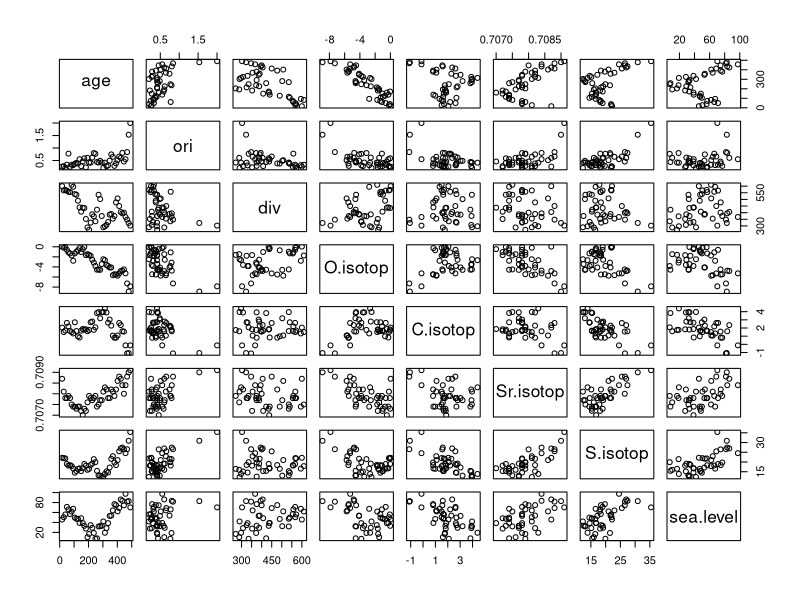
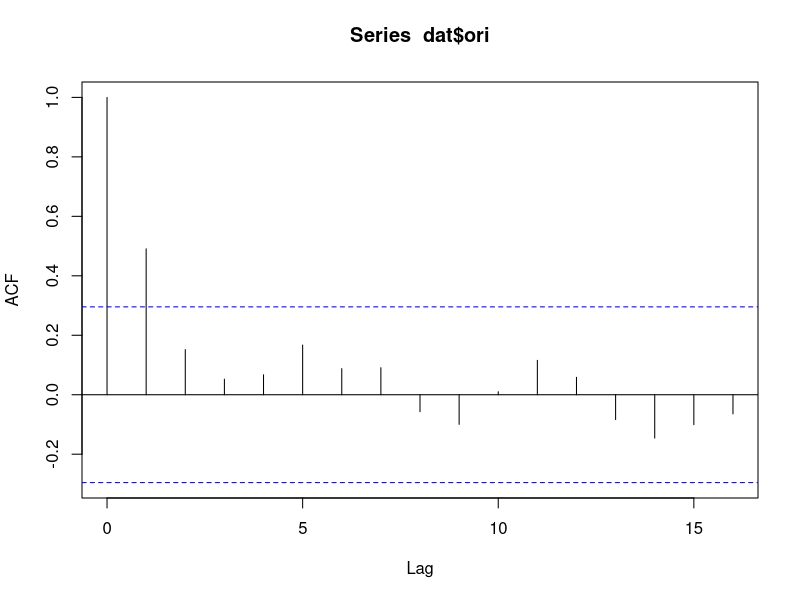
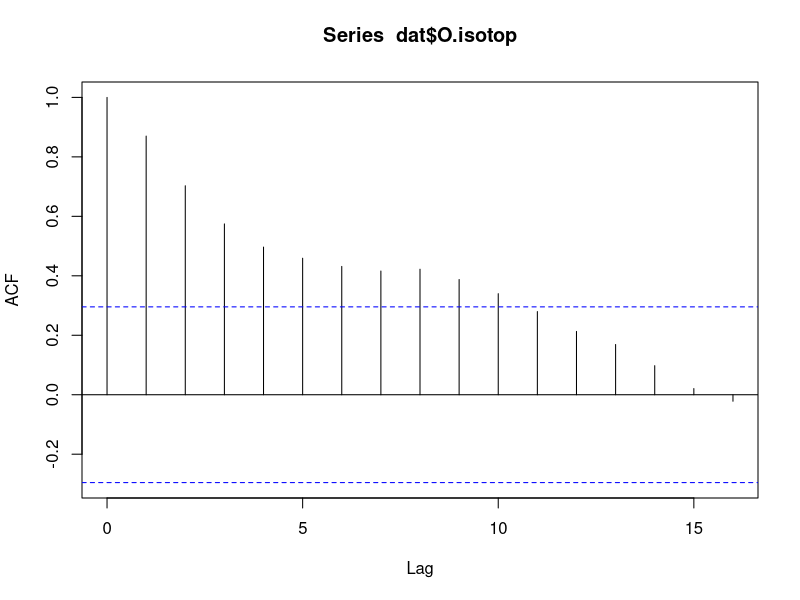
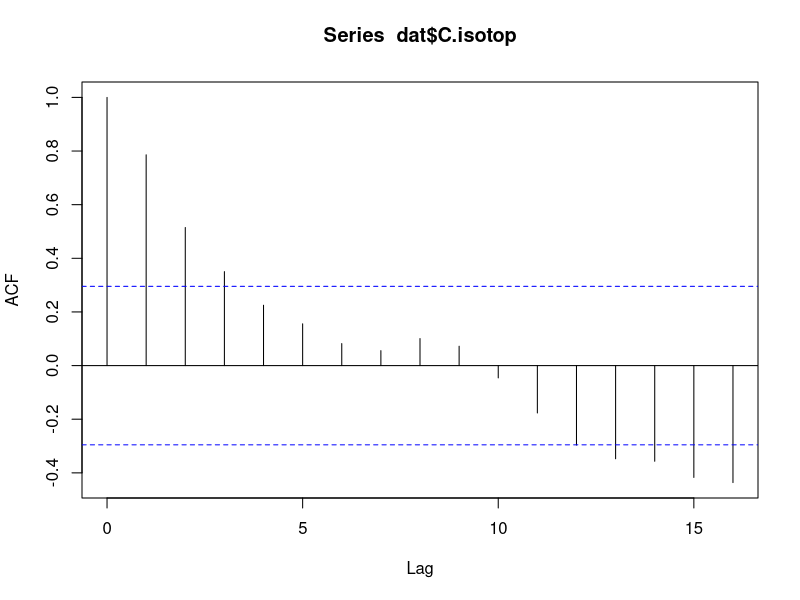
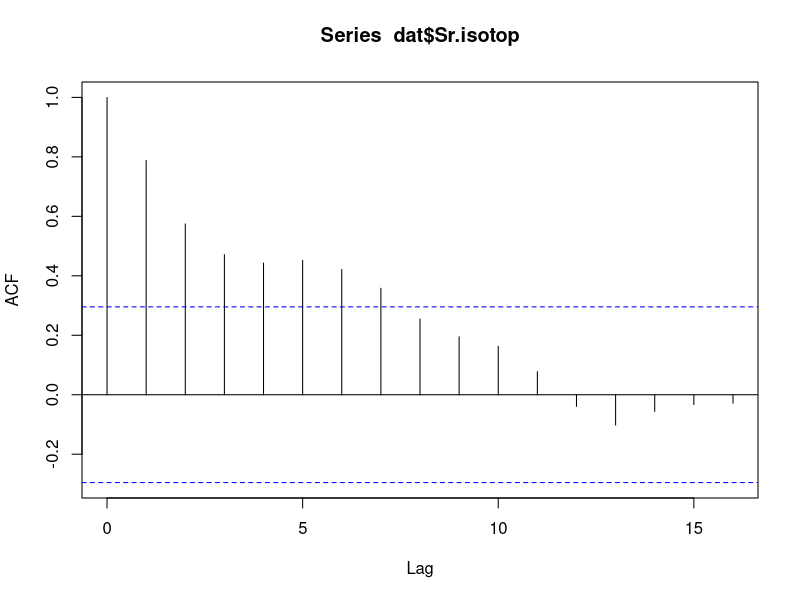
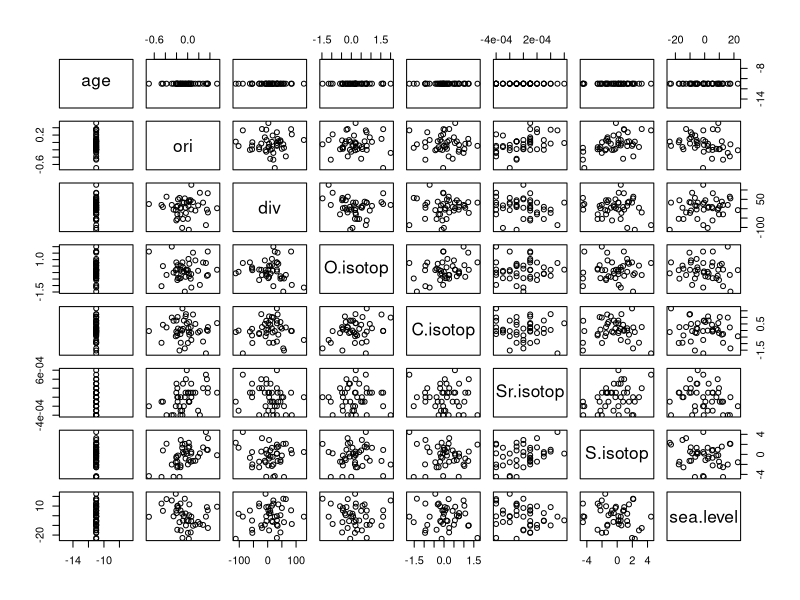
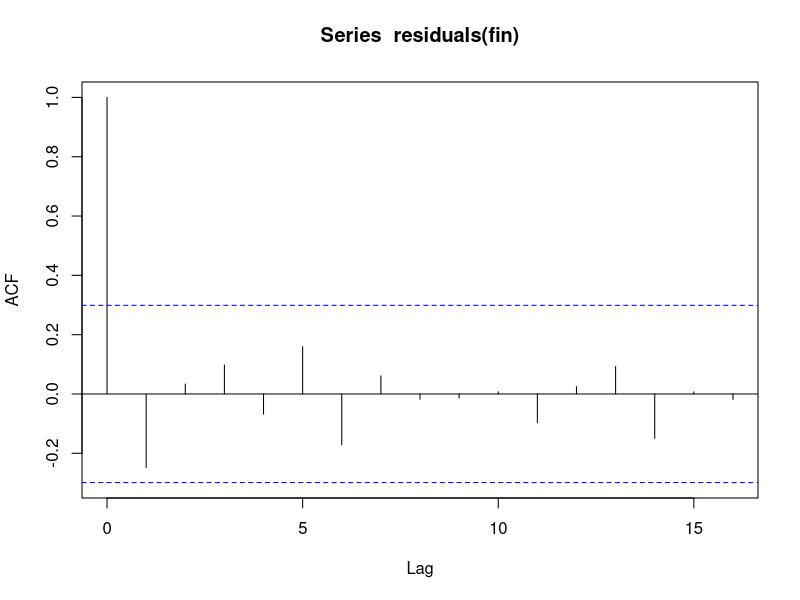
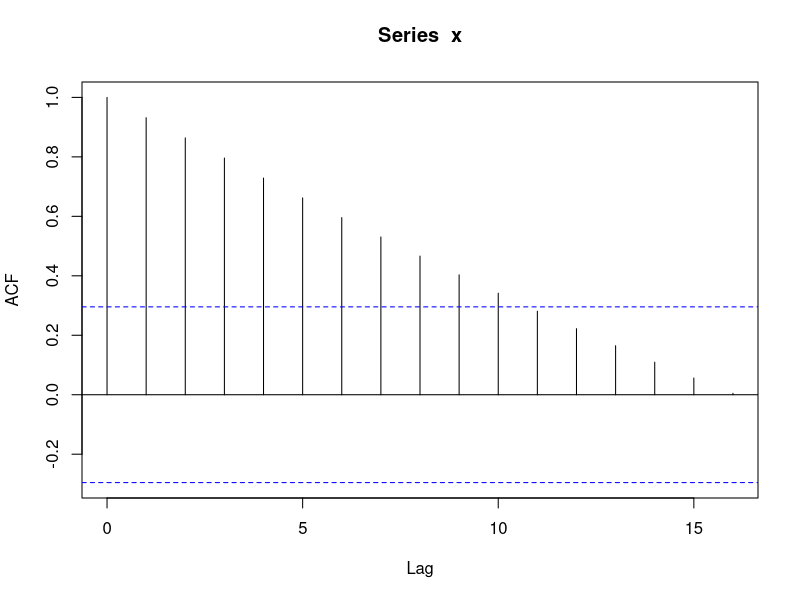

The R script that drew these images, in order:
# Master exercise
# Explore data of Cardenas and Harries (2010, Nature Geoscience)

dat <- read.csv("Daten/div_earthsystem.csv", sep=";", header=T)
# Look at data
View(dat)

# Plot data
windows()
plot(dat)

acf(dat$ori)
acf(dat$O.isotop)
acf(dat$C.isotop)
acf(dat$Sr.isotop)

# First differences
d.dat <- as.data.frame(apply(dat, 2, diff))    
round(cor(d.dat), 2)

# Plots as is Cardenas and Harries (2010)
plot(d.dat) # check row 2

cor.test(d.dat$div, d.dat$Sr.isotop)    
cor.test(d.dat$ori, d.dat$Sr.isotop)
cor.test(d.dat$ori, d.dat$S.isotop)  

# Turn correlation into regression
mod <- lm(ori ~ Sr.isotop + S.isotop + O.isotop + C.isotop + sea.level, data=d.dat)
summary(mod)

fin <- step(mod)
summary(fin) 

acf(residuals(fin))


# Generalized differences

# Generalized differences as function
gdiff <- function(x) {
  ac <- acf(x)$acf[2]
  g.x <- numeric()
  for (i in 1:length(x)-1) g.x[i] <- x[i+1] - ac*x[i]
  return(g.x)
} 

g.dat <- as.data.frame(apply(dat, 2, gdiff)) 

round(cor(g.dat), 2)

cor.test(g.dat$div, g.dat$Sr.isotop)    
cor.test(g.dat$ori, g.dat$Sr.isotop)
cor.test(g.dat$ori, g.dat$S.isotop)  

# Turn correlation into regression
mod <- lm(ori ~ Sr.isotop + S.isotop + O.isotop + C.isotop + sea.level, data=g.dat)
summary(mod)

fin <- step(mod)
summary(fin) 

acf(residuals(fin))

# Try generalized least squares
library(nlme)
mod1 <- gls(ori ~ Sr.isotop, correlation=corARMA(p=1), data=dat)

acf(residuals(mod1))


# Additional ####

# How to write a function

myfirstfunction <- function(name){
  temp <- paste("My name is", name)
  
  return(temp)
}

myfirstfunction("Nuss")    

num <- c(9, 7, 5, 7, 4, 0, 9, 8, 6)    

meansdmax <- function(x){
  m <- mean(x)
  s <- sd(x)
  ma <- max(x)
  
  y <- c(m, s, ma)
  names(y) <- c("mean", "sd", "max")
  return(y)
}

meansdmax(num)  

